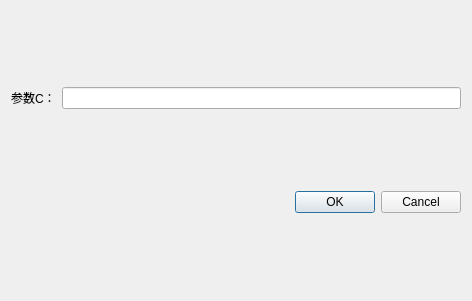
<?xml version="1.0" encoding="UTF-8"?>
<ui version="4.0">
 <class>DialogT</class>
 <widget class="QDialog" name="DialogT">
  <property name="geometry">
   <rect>
    <x>0</x>
    <y>0</y>
    <width>472</width>
    <height>301</height>
   </rect>
  </property>
  <property name="windowTitle">
   <string>Dialog</string>
  </property>
  <layout class="QVBoxLayout" name="verticalLayout">
   <item>
    <layout class="QHBoxLayout" name="horizontalLayout">
     <item>
      <widget class="QLabel" name="label">
       <property name="text">
        <string>参数C：</string>
       </property>
      </widget>
     </item>
     <item>
      <widget class="QLineEdit" name="lineEdit"/>
     </item>
    </layout>
   </item>
   <item>
    <widget class="QDialogButtonBox" name="buttonBox">
     <property name="orientation">
      <enum>Qt::Horizontal</enum>
     </property>
     <property name="standardButtons">
      <set>QDialogButtonBox::Cancel|QDialogButtonBox::Ok</set>
     </property>
    </widget>
   </item>
  </layout>
 </widget>
 <resources/>
 <connections>
  <connection>
   <sender>buttonBox</sender>
   <signal>rejected()</signal>
   <receiver>DialogT</receiver>
   <slot>reject()</slot>
   <hints>
    <hint type="sourcelabel">
     <x>316</x>
     <y>260</y>
    </hint>
    <hint type="destinationlabel">
     <x>286</x>
     <y>274</y>
    </hint>
   </hints>
  </connection>
  <connection>
   <sender>buttonBox</sender>
   <signal>accepted()</signal>
   <receiver>DialogT</receiver>
   <slot>accept()</slot>
   <hints>
    <hint type="sourcelabel">
     <x>248</x>
     <y>254</y>
    </hint>
    <hint type="destinationlabel">
     <x>157</x>
     <y>274</y>
    </hint>
   </hints>
  </connection>
 </connections>
</ui>
